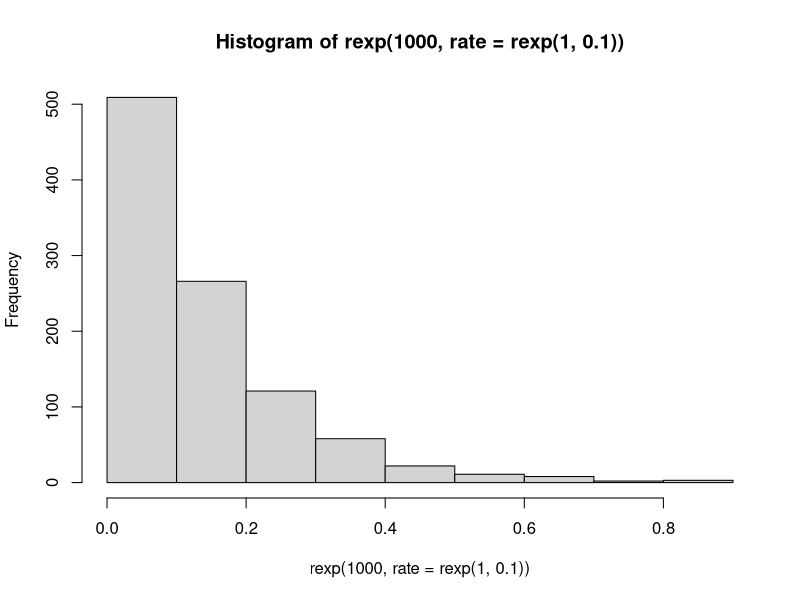
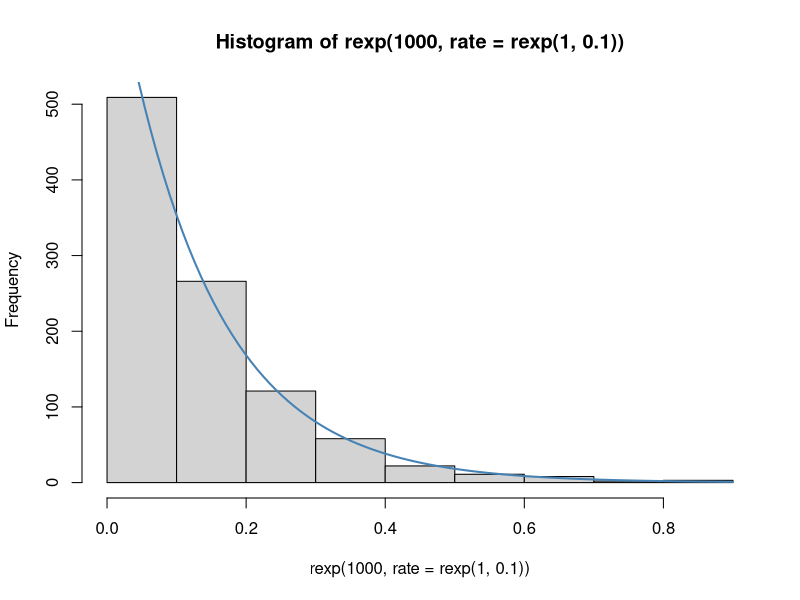
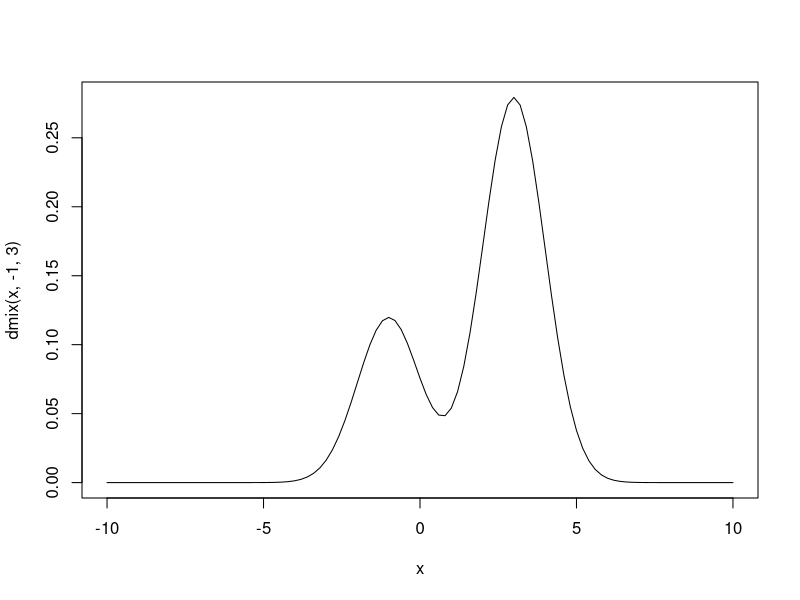
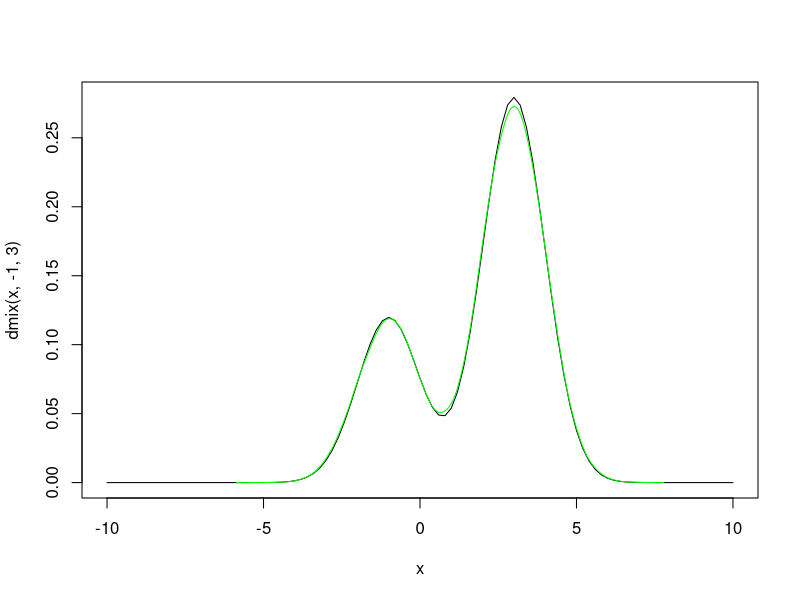

Write R code to recreate these figures, in order.
## ---- chunk 1
set.seed(1)
# napravicemo histogram uzorka iz iz nepoznate eksponencijalne raspodele
h <- hist(rexp(1000, rate = rexp(1, 0.1)))
h
## ---- chunk 2
# korak E - ocekivanja x-eva na osnovu neke cene lambda
expected_xs <- function(lambda, u, v) {
  1/lambda +
    (u*exp(-lambda*u) - v*exp(-lambda*v))/
    (exp(-lambda*u) - exp(-lambda*v))
}

# korak M - na osnovu ocenjenog uzorka, dati MMV ocenu lambda
maximize_logL <- function(xs) {
  1/mean(xs)
}


# funkcija koja trazi ocenu EM algoritmom za datu pocetnu vrednost
# lambda i vektor levih (u) i desnih (v) granica intervala za x_i
EM_estimate <- function(lambda_0, u, v, tol = 1e-8, maxiter = 1000) {
  xs <- expected_xs(lambda_0, u, v)
  lambda <- maximize_logL(xs)
  print(lambda)
  iter <- 1
  
  while((abs(lambda - lambda_0) > tol) &&
        iter < maxiter) {
    iter <- iter + 1
    lambda_0 <- lambda
    
    xs <- expected_xs(lambda_0, u, v)
    lambda <- maximize_logL(xs)
    print(lambda)
  }
  lambda
}
## ---- chunk 3
u <- rep(head(h$breaks, -1), h$counts)
v <- rep(tail(h$breaks, -1), h$counts)
## ---- chunk 4
EM_estimate(1, u, v)
## ---- chunk 5
plot(h)
# mnozenje sa 100 je da bismo sa gustine presli na skalu frekvencija
# jer je density = counts / (sum(counts) * bin_width), sto je u nasem
# slucaju density = counts / (1000 * 0.1) = counts / 100
curve(100*dexp(x, rate = 7.41), add=TRUE, col="steelblue", lwd = 2)
## ---- chunk 6
dmix <- function(x, mi1, mi2) {
  0.3 * dnorm(x, mi1, 1) +
    0.7 * dnorm(x, mi2, 1)
}
# Uzmemo konkretne vrednosti m_1 = -1 i m_2 = 3
curve(dmix(x, -1, 3), xlim = c(-10, 10))
## ---- chunk 7
rmix <- function(n) {
  u <- runif(n)
  (u < 0.3) * rnorm(n, -1) +
    (u >= 0.3) * rnorm(n, 3)
}
## ---- chunk 8
curve(dmix(x, -1, 3), xlim = c(-10, 10))
lines(density(rmix(100000)), col="green")
## ---- chunk 9
uzorak <- rmix(1000)
## ---- chunk 10
# trazimo argmax(L) tako sto nadjemo argmin(-L) pomocu funkcije nlm
maximization <- function(Ew, xs, mi_0) {
  nlm(function(mi) -logLxw(mi[1], mi[2], xs, Ew), mi_0)$estimate
}
